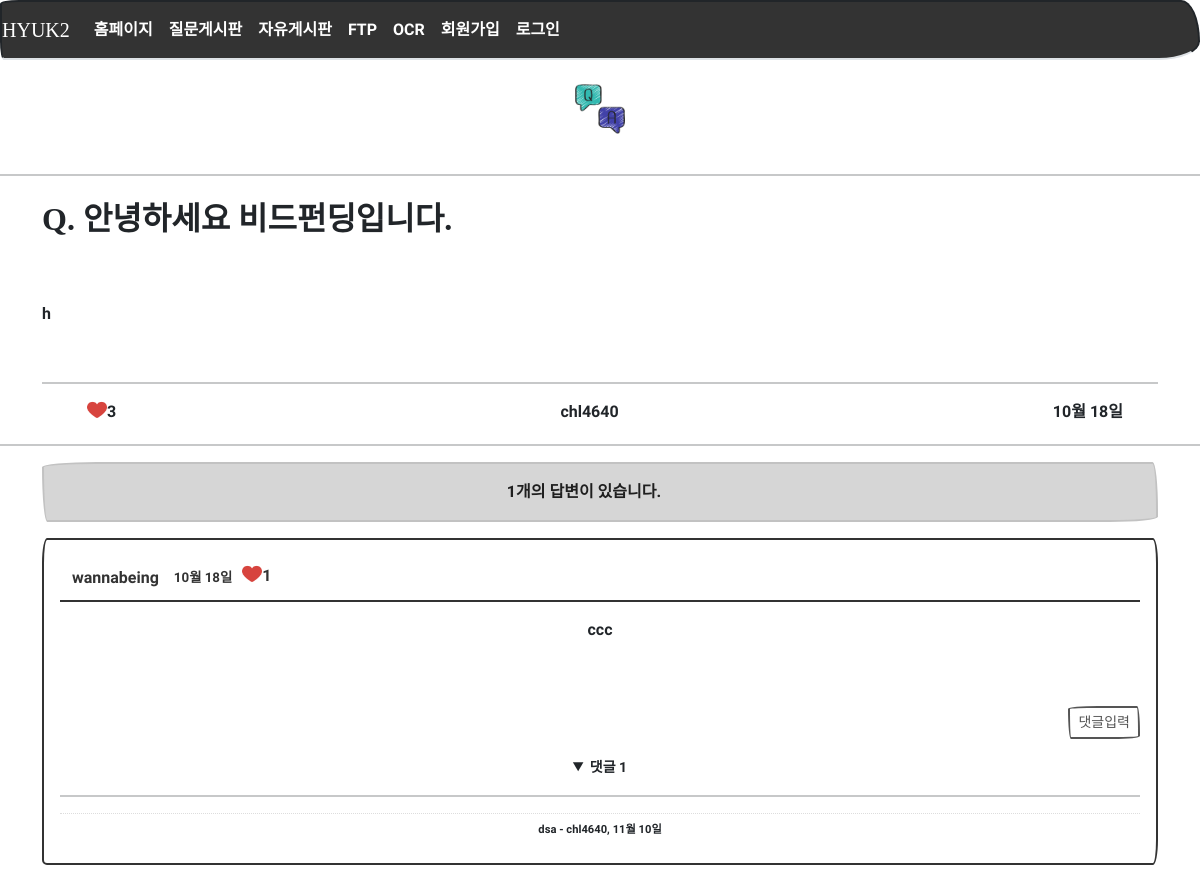
The app's page /question/detail/1/ with its own data.
### models.py (models this page shows)
class Question(db.Model):
    id = db.Column(db.Integer, primary_key=True)
    subject = db.Column(db.String(200), nullable=False)
    content = db.Column(db.Text(), nullable=False)
    create_date = db.Column(db.DateTime(), nullable=False)
    user_id = db.Column(db.Integer, db.ForeignKey('user.id', ondelete='CASCADE'), nullable=False)
    user = db.relationship('User', backref=db.backref('question_set'))
    modify_date = db.Column(db.DateTime(), nullable=True)
    hits = db.Column(db.Integer, nullable=False, default='0')
    voter = db.relationship('User', secondary=question_voter, backref=db.backref('question_voter_set'))

class User(db.Model):
    id = db.Column(db.Integer, primary_key=True)    # id는 자동으로 증가하는 User 모델의 기본키
    username = db.Column(db.String(150), unique=True, nullable=False)
    password = db.Column(db.String(200), nullable=False)
    name = db.Column(db.String(150), nullable=False)
    email = db.Column(db.String(120), unique=True, nullable=False)
    fir_joo = db.Column(db.String(6), nullable=False)
    sec_joo = db.Column(db.String(7), nullable=False)
    number = db.Column(db.String(50), nullable=False)

class Answer(db.Model):
    id = db.Column(db.Integer, primary_key=True)
    question_id = db.Column(db.Integer, db.ForeignKey('question.id', ondelete='CASCADE'))
    question = db.relationship('Question', backref=db.backref('answer_set'))
    content = db.Column(db.Text(), nullable=False)
    create_date = db.Column(db.DateTime(), nullable=False)
    user_id = db.Column(db.Integer, db.ForeignKey('user.id', ondelete='CASCADE'), nullable=False)
    user = db.relationship('User', backref=db.backref('answer_set'))
    modify_date = db.Column(db.DateTime(), nullable=True)
    voter = db.relationship('User', secondary=answer_voter, backref=db.backref('answer_voter_set'))

class Comment(db.Model):
    id = db.Column(db.Integer, primary_key=True)
    user_id = db.Column(db.Integer, db.ForeignKey('user.id', ondelete='CASCADE'), nullable=False)
    user = db.relationship('User', backref=db.backref('comment_set'))
    content = db.Column(db.Text(), nullable=False)
    create_date = db.Column(db.DateTime(), nullable=False)
    modify_date = db.Column(db.DateTime())
    board_id = db.Column(db.Integer, db.ForeignKey('board.id', ondelete='CASCADE'), nullable=True)
    board = db.relationship('Board', backref=db.backref('comment_set'))
    answer_id = db.Column(db.Integer, db.ForeignKey('answer.id', ondelete='CASCADE'), nullable=True)
    answer = db.relationship('Answer', backref=db.backref('comment_set'))
    voter = db.relationship('User', secondary=comment_voter, backref=db.backref('comment_voter_set'))

### views/question_views.py (the view)
@bp.route('/detail/<int:question_id>/')
def detail(question_id):
    form = AnswerForm()
    question = Question.query.get_or_404(question_id)
    question.hits += 1
    db.session.add(question)
    db.session.commit()
    return render_template('question/question_detail.html', question=question, form=form)

### filter.py (called while the page is built)
def format_datetime(value, fmt='%m월 %d일'):
    now = datetime.now()
    time = now - value
    if time < timedelta(minutes=1):
        return '방금 전'
    elif time < timedelta(hours=1):
        return str(int(time.seconds / 60)) + '분 전'
    elif time < timedelta(days=1):
        return str(int(time.seconds / 3600)) + '시간 전'
    elif time < timedelta(days=7):
        time = datetime.now().date() - value.date()
        return str(time.days) + '일 전'
    else:
        return value.strftime(fmt)

### views/login_views.py (called while the page is built)
@bp.before_app_request
def logged_in_user():
    user_id = session.get('user_id')
    if user_id is None:
        g.user = None
    else:
        g.user = User.query.get(user_id)

### templates/question/question_detail.html (shortened to what this page needs)
{% extends 'base.html' %}
{% block content %}
        <div>
  	        <center>
  	            <br>
  	            <img src="{{ url_for('static',filename='images/aq.png') }}"
                     width="50" style="margin-left: auto; margin-right: auto; display: block;" />
  	            <br>
  	        <hr width="100%" color="black" />
  	    </div>
<div class="container my-3 ">
    <h2 class="py-2" style="font-weight:bolder">Q. {{ question.subject }}</h2> <br><br>
    <div id="ckPrint">{{ question.content|markdown }}</div>
    <br><hr>
        <div class="d-flex justify-content-between detail_q_title">
            <div class="d-flex" style="margin: 0px 10px">
                {% if question.voter|length > 0 %}
                    <a href="#" class="recommend"
                       data-uri="{{ url_for('vote.question', question_id=question.id) }}">
                        <img src="{{ url_for('static',filename='images/after_like.png') }}"
                             width="20" style="margin-left: auto; margin-right: auto; display: block;" />
                    </a>
                {% else %}
                <a href="#" class="recommend"
                   data-uri="{{ url_for('vote.question', question_id=question.id) }}">
                    <img src="{{ url_for('static',filename='images/before_like.png') }}"
                         width="20" style="margin-left: auto; margin-right: auto; display: block;" />
                </a>
                {% endif %}
                <div class="bg-light text-center font-weight-bolder mb-1">
                    {{ question.voter|length }}
                </div>
            </div>
            <div class="d-flex">
            {{ question.user.username }}
            </div>
            <div class="d-flex">
            {% if question.modify_date %}
                <p>{{ question.modify_date|datetime }}(수정)</p>
            {% else %}
                {{ question.create_date|datetime }}
            {% endif %}
            </div>
        </div>
</div>
<hr width="100%" color="black" />
<div class="container my-3 text-center">
    <div class="alert alert-dismissible alert-primary">
        {% if question.answer_set|length == 0 %}
        <strong>아직 답변이 없습니다! 답변 해주시겠어요?</strong>
        {% else %}
        <strong>{{ question.answer_set|length }}개의 답변이 있습니다.</strong>
        {% endif %}
    </div>
    {% for answer in question.answer_set %}
    <div class="card my-3">
        <div class="card-body">
            <div class="toast-header">
                <div class="detail_answer_id_text">{{ answer.user.username }}</div>
                <div class="detail_answer_time_text">
                    {% if answer.modify_date %}
                        {{ answer.modify_date|datetime }}(수정)
                    {% else %}
                        {{ answer.create_date|datetime }}
                    {% endif %}
                </div>
                <div class="d-flex" style="margin: 0px 10px">
                    {% if answer.voter %}
                    <a href="#" class="recommend" data-uri="{{ url_for('vote.answer', answer_id=answer.id) }}">
                        <img src="{{ url_for('static',filename='images/after_like.png') }}"
                        width="20" style="margin-left: auto; margin-right: auto; display: block;" />
                    </a>
                    {% else %}
                    <a href="#" class="recommend" data-uri="{{ url_for('vote.answer', answer_id=answer.id) }}">
                        <img src="{{ url_for('static',filename='images/before_like.png') }}"
                        width="20" style="margin-left: auto; margin-right: auto; display: block;" />
                    </a>
                    {% endif %}
                    <div class="bg-light text-center font-weight-bolder mb-1">{{ answer.voter|length }}</div>
                </div>
            </div>
            <div class="card-body">
                {{ answer.content|markdown }}
            </div>
            <div class="my-3 d-flex justify-content-end">
                <a href="{{ url_for('comment.create_answer', answer_id=answer.id) }}"
                class="btn btn-sm btn-outline-secondary">댓글입력</a>
            </div>
            <div>
                <details open>
                    <summary>
                        <small>댓글 {{ answer.comment_set|length }}</small>
                    </summary>
                    <hr>
                    {% if answer.comment_set|length > 0 %}
                    <div class="mt-3">
                        {% for comment in answer.comment_set %}
                        <div class="comment py-2 ">
                            <span style="white-space: pre-line;">{{ comment.content }}</span>
                            <span>
                                - {{ comment.user.username }}, {{ comment.create_date|datetime }}
                            </span>
                        </div>
                        {% endfor %}
                    </div>
                    {% endif %}
                </details>
            </div>
        </div>
    </div>
    {% endfor %}
</div> <br><br>
{% endblock %}

### templates/base.html (shortened to what this page needs)
<!doctype html>
<html lang="utf-8">
<head>
    <link rel="stylesheet" href="{{ url_for('static', filename='bootstrap.min.css') }}">
    <link rel="stylesheet" href="{{ url_for('static', filename='css/style.css') }}">
    <link rel="stylesheet" type="text/css" href="https://cdn.jsdelivr.net/gh/moonspam/NanumSquare@1.0/nanumsquare.css">
</head>
<body>
    {% include 'nav.html' %}
    {% block content %}
    {% endblock %}
</body>
</html>

### templates/nav.html (shortened to what this page needs)
<nav class="navbar navbar-expand-lg navbar-dark bg-primary border-bottom">
    <a class="navbar-brand" href="{{ url_for('main.home_page') }}">HYUK2</a>
    <div class="collapse navbar-collapse flex-grow-0 text-center" id="navbarNav">
        <ul class="navbar-nav">
            <li class="nav-item ">
                <a class="nav-link" href="{{url_for('main.home_page')}}">홈페이지</a>
            </li>
            <li class="nav-item ">
                <a class="nav-link" href="{{url_for('question._list')}}">질문게시판</a>
            </li>
            <li class="nav-item ">
                <a class="nav-link" href="{{url_for('board._list')}}">자유게시판</a>
            </li>
            <li class="nav-item ">
                <a class="nav-link" href="{{url_for('files.main_page')}}">FTP</a>
            </li>
            <li class="nav-item ">
                <a class="nav-link" href="{{url_for('ocr.main_page')}}">OCR</a>
            </li>
            {% if g.user %}
            <li class="nav-item ">
                <a class="nav-link" href="{{ url_for('login.logout') }}">{{ g.user.username }} (로그아웃)</a>
            </li>
            {% else %}
            <li class="nav-item justify-content-end">
                <a class="nav-link" href="{{url_for('login.signup')}}">회원가입</a>
            </li>
            <li class="nav-item justify-content-end">
                <a class="nav-link" href="{{url_for('login.login')}}">로그인</a>
            {% endif %}
        </ul>
    </div>
</nav>

### static/css/style.css (style rules this page uses)
.detail_q_title { padding: 0px 35px; }
.detail_answer_id_text { font-weight: bolder; }
.detail_answer_time_text { margin-left: 15px; font-size: smaller; }
.comment { border-top:dotted 1px #ddd; font-size:0.7em; }

### records on screen
Question: subject "안녕하세요 비드펀딩입니다.", content "h", create_date "10월 18일"
User: user.username "chl4640"
Answer: user.username "wannabeing", create_date "10월 18일", voter|length "1", content "ccc", comment_set|length "1"
Comment: content "dsa", user.username "chl4640", create_date "11월 10일"

### other values on screen
{{ question.voter|length }} "3"
{{ question.answer_set|length }} "1"
